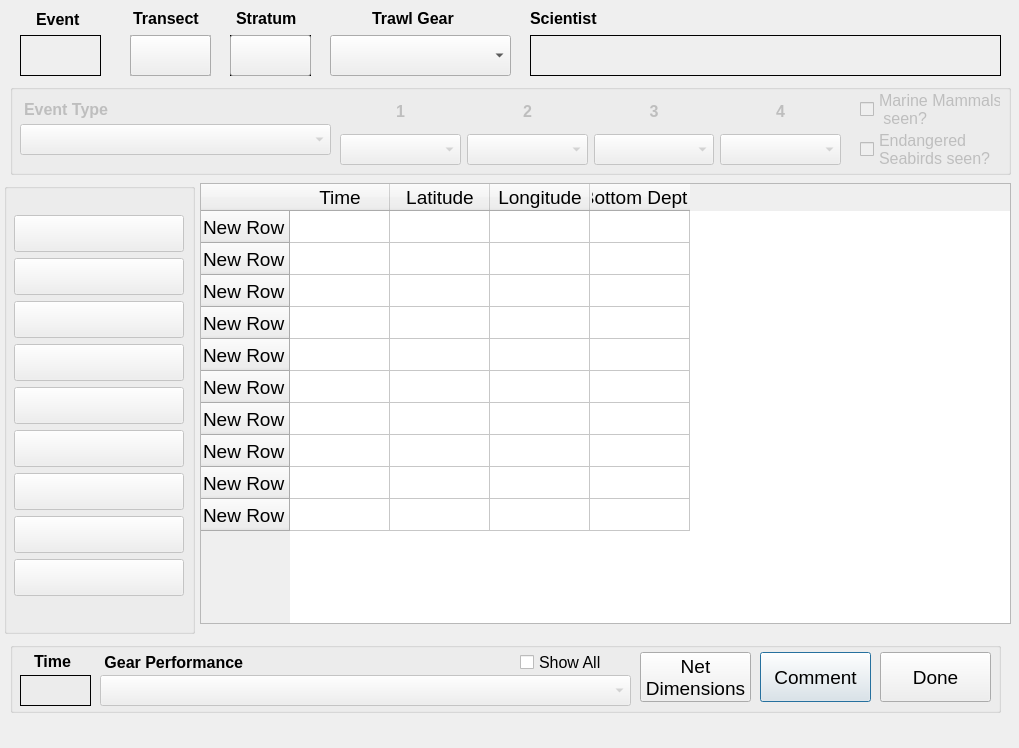
<?xml version="1.0" encoding="UTF-8"?>
<ui version="4.0">
 <class>MACETrawlEvent</class>
 <widget class="QDialog" name="MACETrawlEvent">
  <property name="geometry">
   <rect>
    <x>0</x>
    <y>0</y>
    <width>1019</width>
    <height>748</height>
   </rect>
  </property>
  <property name="sizePolicy">
   <sizepolicy hsizetype="Fixed" vsizetype="Fixed">
    <horstretch>0</horstretch>
    <verstretch>0</verstretch>
   </sizepolicy>
  </property>
  <property name="font">
   <font>
    <pointsize>18</pointsize>
   </font>
  </property>
  <property name="windowTitle">
   <string>CLAMS Haul</string>
  </property>
  <widget class="QLabel" name="sciLabel">
   <property name="geometry">
    <rect>
     <x>530</x>
     <y>35</y>
     <width>471</width>
     <height>41</height>
    </rect>
   </property>
   <property name="font">
    <font>
     <pointsize>18</pointsize>
     <weight>50</weight>
     <bold>false</bold>
    </font>
   </property>
   <property name="autoFillBackground">
    <bool>true</bool>
   </property>
   <property name="frameShape">
    <enum>QFrame::Panel</enum>
   </property>
   <property name="frameShadow">
    <enum>QFrame::Plain</enum>
   </property>
   <property name="lineWidth">
    <number>1</number>
   </property>
   <property name="text">
    <string/>
   </property>
  </widget>
  <widget class="QLabel" name="label_14">
   <property name="geometry">
    <rect>
     <x>530</x>
     <y>8</y>
     <width>71</width>
     <height>21</height>
    </rect>
   </property>
   <property name="font">
    <font>
     <pointsize>12</pointsize>
     <weight>75</weight>
     <bold>true</bold>
    </font>
   </property>
   <property name="text">
    <string>Scientist</string>
   </property>
  </widget>
  <widget class="QGroupBox" name="groupBox_2">
   <property name="geometry">
    <rect>
     <x>10</x>
     <y>642</y>
     <width>991</width>
     <height>71</height>
    </rect>
   </property>
   <property name="title">
    <string/>
   </property>
   <widget class="QPushButton" name="commentBtn">
    <property name="geometry">
     <rect>
      <x>750</x>
      <y>10</y>
      <width>111</width>
      <height>50</height>
     </rect>
    </property>
    <property name="font">
     <font>
      <pointsize>14</pointsize>
     </font>
    </property>
    <property name="text">
     <string>Comment</string>
    </property>
   </widget>
   <widget class="QPushButton" name="doneBtn">
    <property name="geometry">
     <rect>
      <x>870</x>
      <y>10</y>
      <width>111</width>
      <height>50</height>
     </rect>
    </property>
    <property name="font">
     <font>
      <pointsize>14</pointsize>
     </font>
    </property>
    <property name="text">
     <string>Done</string>
    </property>
   </widget>
   <widget class="QComboBox" name="perfBox">
    <property name="enabled">
     <bool>false</bool>
    </property>
    <property name="geometry">
     <rect>
      <x>90</x>
      <y>33</y>
      <width>531</width>
      <height>31</height>
     </rect>
    </property>
    <property name="font">
     <font>
      <pointsize>12</pointsize>
     </font>
    </property>
   </widget>
   <widget class="QLabel" name="label_6">
    <property name="geometry">
     <rect>
      <x>90</x>
      <y>8</y>
      <width>171</width>
      <height>24</height>
     </rect>
    </property>
    <property name="font">
     <font>
      <pointsize>12</pointsize>
      <weight>75</weight>
      <bold>true</bold>
     </font>
    </property>
    <property name="text">
     <string> Gear Performance</string>
    </property>
   </widget>
   <widget class="QLabel" name="elapseLabel">
    <property name="enabled">
     <bool>true</bool>
    </property>
    <property name="geometry">
     <rect>
      <x>10</x>
      <y>33</y>
      <width>71</width>
      <height>31</height>
     </rect>
    </property>
    <property name="font">
     <font>
      <pointsize>14</pointsize>
     </font>
    </property>
    <property name="frameShape">
     <enum>QFrame::Box</enum>
    </property>
    <property name="text">
     <string/>
    </property>
   </widget>
   <widget class="QLabel" name="label_42">
    <property name="geometry">
     <rect>
      <x>24</x>
      <y>4</y>
      <width>71</width>
      <height>31</height>
     </rect>
    </property>
    <property name="font">
     <font>
      <pointsize>12</pointsize>
      <weight>75</weight>
      <bold>true</bold>
     </font>
    </property>
    <property name="text">
     <string>Time</string>
    </property>
   </widget>
   <widget class="QPushButton" name="netDimBtn">
    <property name="geometry">
     <rect>
      <x>630</x>
      <y>10</y>
      <width>111</width>
      <height>50</height>
     </rect>
    </property>
    <property name="font">
     <font>
      <pointsize>14</pointsize>
     </font>
    </property>
    <property name="text">
     <string>Net
Dimensions</string>
    </property>
   </widget>
   <widget class="QCheckBox" name="perfCheckBox">
    <property name="geometry">
     <rect>
      <x>510</x>
      <y>10</y>
      <width>111</width>
      <height>21</height>
     </rect>
    </property>
    <property name="font">
     <font>
      <pointsize>12</pointsize>
     </font>
    </property>
    <property name="text">
     <string>Show All</string>
    </property>
   </widget>
  </widget>
  <widget class="QLabel" name="label_5">
   <property name="geometry">
    <rect>
     <x>36</x>
     <y>7</y>
     <width>71</width>
     <height>24</height>
    </rect>
   </property>
   <property name="font">
    <font>
     <pointsize>12</pointsize>
     <weight>75</weight>
     <bold>true</bold>
    </font>
   </property>
   <property name="text">
    <string>Event</string>
   </property>
  </widget>
  <widget class="QLabel" name="haulLabel">
   <property name="geometry">
    <rect>
     <x>20</x>
     <y>35</y>
     <width>81</width>
     <height>41</height>
    </rect>
   </property>
   <property name="font">
    <font>
     <pointsize>20</pointsize>
     <weight>75</weight>
     <bold>true</bold>
    </font>
   </property>
   <property name="frameShape">
    <enum>QFrame::Box</enum>
   </property>
   <property name="text">
    <string/>
   </property>
  </widget>
  <widget class="QLabel" name="T1TransLabel">
   <property name="enabled">
    <bool>false</bool>
   </property>
   <property name="geometry">
    <rect>
     <x>130</x>
     <y>35</y>
     <width>81</width>
     <height>41</height>
    </rect>
   </property>
   <property name="font">
    <font>
     <pointsize>12</pointsize>
    </font>
   </property>
   <property name="frameShape">
    <enum>QFrame::Box</enum>
   </property>
   <property name="text">
    <string/>
   </property>
  </widget>
  <widget class="QTableWidget" name="dataTable">
   <property name="geometry">
    <rect>
     <x>200</x>
     <y>183</y>
     <width>811</width>
     <height>441</height>
    </rect>
   </property>
   <property name="font">
    <font>
     <pointsize>14</pointsize>
    </font>
   </property>
   <property name="verticalScrollBarPolicy">
    <enum>Qt::ScrollBarAlwaysOff</enum>
   </property>
   <property name="horizontalScrollBarPolicy">
    <enum>Qt::ScrollBarAlwaysOff</enum>
   </property>
   <property name="editTriggers">
    <set>QAbstractItemView::NoEditTriggers</set>
   </property>
   <row>
    <property name="text">
     <string>New Row</string>
    </property>
   </row>
   <row>
    <property name="text">
     <string>New Row</string>
    </property>
   </row>
   <row>
    <property name="text">
     <string>New Row</string>
    </property>
   </row>
   <row>
    <property name="text">
     <string>New Row</string>
    </property>
   </row>
   <row>
    <property name="text">
     <string>New Row</string>
    </property>
   </row>
   <row>
    <property name="text">
     <string>New Row</string>
    </property>
   </row>
   <row>
    <property name="text">
     <string>New Row</string>
    </property>
   </row>
   <row>
    <property name="text">
     <string>New Row</string>
    </property>
   </row>
   <row>
    <property name="text">
     <string>New Row</string>
    </property>
   </row>
   <row>
    <property name="text">
     <string>New Row</string>
    </property>
   </row>
   <column>
    <property name="text">
     <string>Time</string>
    </property>
   </column>
   <column>
    <property name="text">
     <string>Latitude</string>
    </property>
   </column>
   <column>
    <property name="text">
     <string>Longitude</string>
    </property>
   </column>
   <column>
    <property name="text">
     <string>Bottom Depth</string>
    </property>
   </column>
  </widget>
  <widget class="QLabel" name="label_8">
   <property name="geometry">
    <rect>
     <x>372</x>
     <y>8</y>
     <width>101</width>
     <height>21</height>
    </rect>
   </property>
   <property name="font">
    <font>
     <pointsize>12</pointsize>
     <weight>75</weight>
     <bold>true</bold>
    </font>
   </property>
   <property name="text">
    <string>Trawl Gear</string>
   </property>
  </widget>
  <widget class="QComboBox" name="gearBox">
   <property name="geometry">
    <rect>
     <x>330</x>
     <y>35</y>
     <width>181</width>
     <height>41</height>
    </rect>
   </property>
  </widget>
  <widget class="QGroupBox" name="buttonsGroup">
   <property name="enabled">
    <bool>false</bool>
   </property>
   <property name="geometry">
    <rect>
     <x>4</x>
     <y>183</y>
     <width>191</width>
     <height>451</height>
    </rect>
   </property>
   <property name="title">
    <string/>
   </property>
   <widget class="QWidget" name="verticalLayoutWidget">
    <property name="geometry">
     <rect>
      <x>10</x>
      <y>32</y>
      <width>181</width>
      <height>430</height>
     </rect>
    </property>
    <layout class="QVBoxLayout" name="verticalLayout_3">
     <property name="spacing">
      <number>6</number>
     </property>
     <property name="sizeConstraint">
      <enum>QLayout::SetFixedSize</enum>
     </property>
     <property name="leftMargin">
      <number>0</number>
     </property>
     <property name="topMargin">
      <number>0</number>
     </property>
     <property name="rightMargin">
      <number>8</number>
     </property>
     <item>
      <widget class="QPushButton" name="btn1">
       <property name="minimumSize">
        <size>
         <width>170</width>
         <height>37</height>
        </size>
       </property>
       <property name="maximumSize">
        <size>
         <width>170</width>
         <height>36</height>
        </size>
       </property>
       <property name="font">
        <font>
         <pointsize>14</pointsize>
        </font>
       </property>
       <property name="text">
        <string/>
       </property>
      </widget>
     </item>
     <item>
      <widget class="QPushButton" name="btn2">
       <property name="minimumSize">
        <size>
         <width>170</width>
         <height>37</height>
        </size>
       </property>
       <property name="maximumSize">
        <size>
         <width>170</width>
         <height>36</height>
        </size>
       </property>
       <property name="font">
        <font>
         <pointsize>14</pointsize>
        </font>
       </property>
       <property name="text">
        <string/>
       </property>
      </widget>
     </item>
     <item>
      <widget class="QPushButton" name="btn3">
       <property name="minimumSize">
        <size>
         <width>170</width>
         <height>37</height>
        </size>
       </property>
       <property name="maximumSize">
        <size>
         <width>170</width>
         <height>36</height>
        </size>
       </property>
       <property name="font">
        <font>
         <pointsize>14</pointsize>
        </font>
       </property>
       <property name="text">
        <string/>
       </property>
      </widget>
     </item>
     <item>
      <widget class="QPushButton" name="btn4">
       <property name="minimumSize">
        <size>
         <width>170</width>
         <height>37</height>
        </size>
       </property>
       <property name="maximumSize">
        <size>
         <width>170</width>
         <height>36</height>
        </size>
       </property>
       <property name="font">
        <font>
         <pointsize>14</pointsize>
        </font>
       </property>
       <property name="text">
        <string/>
       </property>
      </widget>
     </item>
     <item>
      <widget class="QPushButton" name="btn5">
       <property name="minimumSize">
        <size>
         <width>170</width>
         <height>37</height>
        </size>
       </property>
       <property name="maximumSize">
        <size>
         <width>170</width>
         <height>36</height>
        </size>
       </property>
       <property name="font">
        <font>
         <pointsize>14</pointsize>
        </font>
       </property>
       <property name="text">
        <string/>
       </property>
      </widget>
     </item>
     <item>
      <widget class="QPushButton" name="btn6">
       <property name="minimumSize">
        <size>
         <width>170</width>
         <height>37</height>
        </size>
       </property>
       <property name="maximumSize">
        <size>
         <width>170</width>
         <height>36</height>
        </size>
       </property>
       <property name="font">
        <font>
         <pointsize>14</pointsize>
        </font>
       </property>
       <property name="text">
        <string/>
       </property>
      </widget>
     </item>
     <item>
      <widget class="QPushButton" name="btn7">
       <property name="minimumSize">
        <size>
         <width>170</width>
         <height>37</height>
        </size>
       </property>
       <property name="maximumSize">
        <size>
         <width>170</width>
         <height>36</height>
        </size>
       </property>
       <property name="font">
        <font>
         <pointsize>14</pointsize>
        </font>
       </property>
       <property name="text">
        <string/>
       </property>
      </widget>
     </item>
     <item>
      <widget class="QPushButton" name="btn8">
       <property name="minimumSize">
        <size>
         <width>170</width>
         <height>37</height>
        </size>
       </property>
       <property name="maximumSize">
        <size>
         <width>170</width>
         <height>36</height>
        </size>
       </property>
       <property name="font">
        <font>
         <pointsize>14</pointsize>
        </font>
       </property>
       <property name="text">
        <string/>
       </property>
      </widget>
     </item>
     <item>
      <widget class="QPushButton" name="btn9">
       <property name="minimumSize">
        <size>
         <width>170</width>
         <height>37</height>
        </size>
       </property>
       <property name="maximumSize">
        <size>
         <width>170</width>
         <height>36</height>
        </size>
       </property>
       <property name="font">
        <font>
         <pointsize>14</pointsize>
        </font>
       </property>
       <property name="text">
        <string/>
       </property>
      </widget>
     </item>
    </layout>
   </widget>
  </widget>
  <widget class="QLabel" name="label_27">
   <property name="geometry">
    <rect>
     <x>133</x>
     <y>8</y>
     <width>81</width>
     <height>21</height>
    </rect>
   </property>
   <property name="font">
    <font>
     <pointsize>12</pointsize>
     <weight>75</weight>
     <bold>true</bold>
    </font>
   </property>
   <property name="text">
    <string>Transect</string>
   </property>
  </widget>
  <widget class="QGroupBox" name="optionsGroup">
   <property name="enabled">
    <bool>false</bool>
   </property>
   <property name="geometry">
    <rect>
     <x>10</x>
     <y>84</y>
     <width>1001</width>
     <height>91</height>
    </rect>
   </property>
   <property name="title">
    <string/>
   </property>
   <widget class="QWidget" name="gridLayoutWidget">
    <property name="geometry">
     <rect>
      <x>330</x>
      <y>10</y>
      <width>501</width>
      <height>71</height>
     </rect>
    </property>
    <layout class="QGridLayout" name="gridLayout">
     <item row="0" column="0">
      <widget class="QLabel" name="accessLabel1">
       <property name="font">
        <font>
         <pointsize>12</pointsize>
         <weight>75</weight>
         <bold>true</bold>
        </font>
       </property>
       <property name="text">
        <string>1</string>
       </property>
       <property name="alignment">
        <set>Qt::AlignCenter</set>
       </property>
      </widget>
     </item>
     <item row="0" column="1">
      <widget class="QLabel" name="accessLabel2">
       <property name="font">
        <font>
         <pointsize>12</pointsize>
         <weight>75</weight>
         <bold>true</bold>
        </font>
       </property>
       <property name="text">
        <string>2</string>
       </property>
       <property name="alignment">
        <set>Qt::AlignCenter</set>
       </property>
      </widget>
     </item>
     <item row="1" column="0">
      <widget class="QComboBox" name="accessBox1">
       <property name="enabled">
        <bool>false</bool>
       </property>
       <property name="maximumSize">
        <size>
         <width>16777215</width>
         <height>31</height>
        </size>
       </property>
       <property name="font">
        <font>
         <pointsize>12</pointsize>
        </font>
       </property>
      </widget>
     </item>
     <item row="1" column="1">
      <widget class="QComboBox" name="accessBox2">
       <property name="enabled">
        <bool>false</bool>
       </property>
       <property name="maximumSize">
        <size>
         <width>16777215</width>
         <height>31</height>
        </size>
       </property>
       <property name="font">
        <font>
         <pointsize>12</pointsize>
        </font>
       </property>
      </widget>
     </item>
     <item row="1" column="2">
      <widget class="QComboBox" name="accessBox3">
       <property name="enabled">
        <bool>false</bool>
       </property>
       <property name="maximumSize">
        <size>
         <width>16777215</width>
         <height>31</height>
        </size>
       </property>
       <property name="font">
        <font>
         <pointsize>12</pointsize>
        </font>
       </property>
      </widget>
     </item>
     <item row="1" column="3">
      <widget class="QComboBox" name="accessBox4">
       <property name="enabled">
        <bool>false</bool>
       </property>
       <property name="maximumSize">
        <size>
         <width>16777215</width>
         <height>31</height>
        </size>
       </property>
       <property name="font">
        <font>
         <pointsize>12</pointsize>
        </font>
       </property>
      </widget>
     </item>
     <item row="0" column="2">
      <widget class="QLabel" name="accessLabel3">
       <property name="font">
        <font>
         <pointsize>12</pointsize>
         <weight>75</weight>
         <bold>true</bold>
        </font>
       </property>
       <property name="text">
        <string>3</string>
       </property>
       <property name="alignment">
        <set>Qt::AlignCenter</set>
       </property>
      </widget>
     </item>
     <item row="0" column="3">
      <widget class="QLabel" name="accessLabel4">
       <property name="font">
        <font>
         <pointsize>12</pointsize>
         <weight>75</weight>
         <bold>true</bold>
        </font>
       </property>
       <property name="text">
        <string>4</string>
       </property>
       <property name="alignment">
        <set>Qt::AlignCenter</set>
       </property>
      </widget>
     </item>
    </layout>
   </widget>
   <widget class="QComboBox" name="typeBox">
    <property name="enabled">
     <bool>false</bool>
    </property>
    <property name="geometry">
     <rect>
      <x>10</x>
      <y>40</y>
      <width>311</width>
      <height>31</height>
     </rect>
    </property>
    <property name="font">
     <font>
      <pointsize>12</pointsize>
      <weight>50</weight>
      <bold>false</bold>
     </font>
    </property>
   </widget>
   <widget class="QLabel" name="label_4">
    <property name="geometry">
     <rect>
      <x>14</x>
      <y>15</y>
      <width>91</width>
      <height>21</height>
     </rect>
    </property>
    <property name="font">
     <font>
      <pointsize>12</pointsize>
      <weight>75</weight>
      <bold>true</bold>
     </font>
    </property>
    <property name="text">
     <string>Event Type</string>
    </property>
   </widget>
   <widget class="QCheckBox" name="marMammalBox">
    <property name="geometry">
     <rect>
      <x>850</x>
      <y>10</y>
      <width>141</width>
      <height>31</height>
     </rect>
    </property>
    <property name="font">
     <font>
      <pointsize>12</pointsize>
     </font>
    </property>
    <property name="text">
     <string>Marine Mammals
 seen?</string>
    </property>
   </widget>
   <widget class="QCheckBox" name="seaBirdBox">
    <property name="geometry">
     <rect>
      <x>850</x>
      <y>50</y>
      <width>141</width>
      <height>31</height>
     </rect>
    </property>
    <property name="font">
     <font>
      <pointsize>12</pointsize>
     </font>
    </property>
    <property name="text">
     <string>Endangered
Seabirds seen?</string>
    </property>
   </widget>
  </widget>
  <widget class="QPushButton" name="transBtn">
   <property name="geometry">
    <rect>
     <x>130</x>
     <y>35</y>
     <width>81</width>
     <height>41</height>
    </rect>
   </property>
   <property name="text">
    <string/>
   </property>
  </widget>
  <widget class="QLabel" name="label_28">
   <property name="geometry">
    <rect>
     <x>236</x>
     <y>8</y>
     <width>81</width>
     <height>21</height>
    </rect>
   </property>
   <property name="font">
    <font>
     <pointsize>12</pointsize>
     <weight>75</weight>
     <bold>true</bold>
    </font>
   </property>
   <property name="text">
    <string>Stratum</string>
   </property>
  </widget>
  <widget class="QFrame" name="frame">
   <property name="geometry">
    <rect>
     <x>230</x>
     <y>35</y>
     <width>81</width>
     <height>41</height>
    </rect>
   </property>
   <property name="frameShape">
    <enum>QFrame::Box</enum>
   </property>
   <property name="frameShadow">
    <enum>QFrame::Plain</enum>
   </property>
   <widget class="QPushButton" name="stratumBtn">
    <property name="geometry">
     <rect>
      <x>0</x>
      <y>0</y>
      <width>81</width>
      <height>41</height>
     </rect>
    </property>
    <property name="text">
     <string/>
    </property>
   </widget>
  </widget>
  <widget class="QWidget" name="verticalLayoutWidget_2">
   <property name="geometry">
    <rect>
     <x>10</x>
     <y>716</y>
     <width>1001</width>
     <height>31</height>
    </rect>
   </property>
   <layout class="QVBoxLayout" name="statusLayout"/>
  </widget>
 </widget>
 <resources/>
 <connections/>
</ui>
